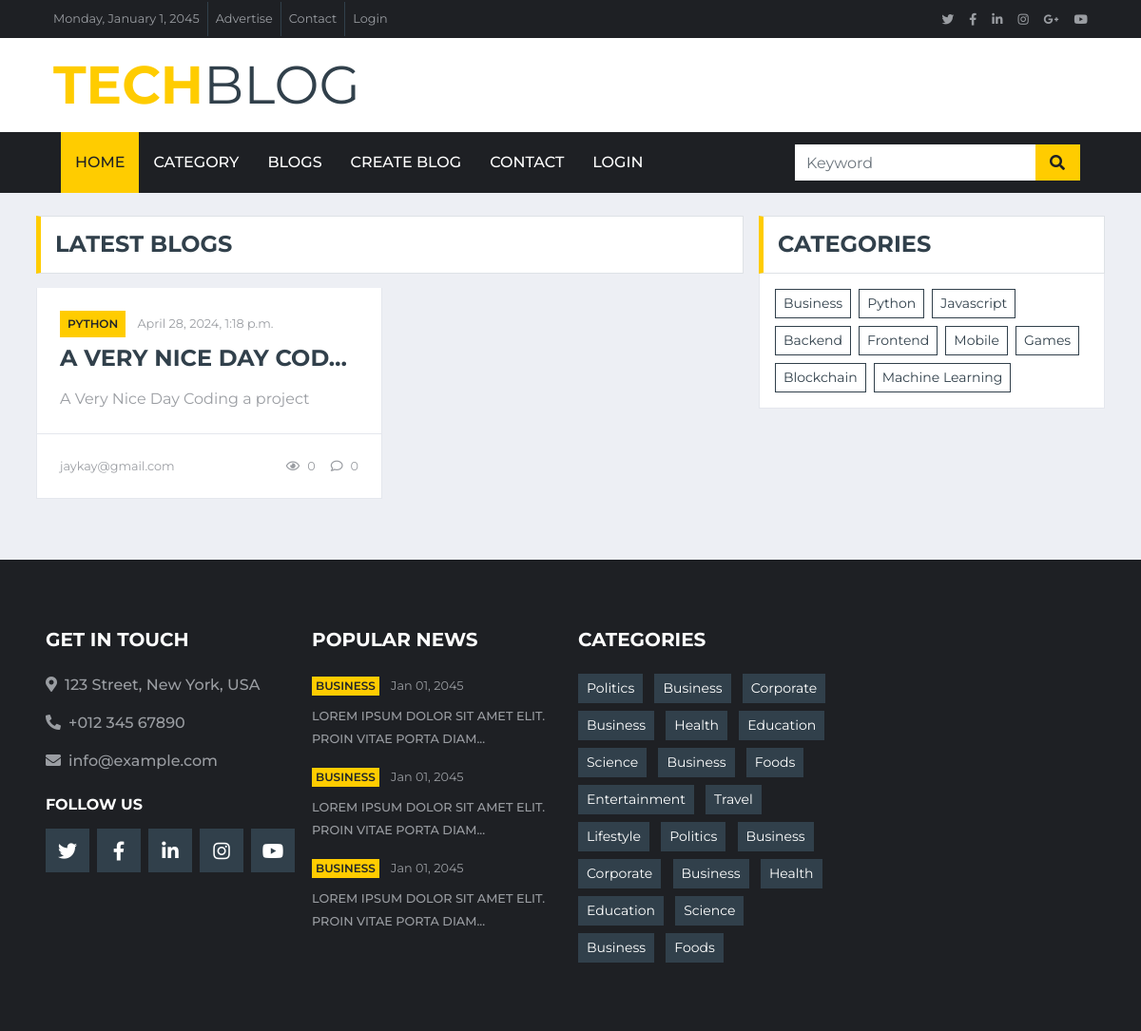
The app's page /blogs/ with its own data.
### core/models.py (models this page shows, shortened)
class Blog(models.Model):
    author = models.ForeignKey(User, null=True, on_delete=models.SET_NULL)
    title = models.CharField(max_length= 100)
    content = models.TextField()
    category = models.ManyToManyField(Category) #
    image = models.ImageField(null=True, blank=True) # new addition. this field is optional
    views = models.ManyToManyField(User, related_name="views", blank = True)
    date_created = models.DateTimeField(auto_now_add=True)
    date_updated = models.DateTimeField(auto_now=True)

class Category(models.Model):
    name = models.CharField(max_length=100)
    def __str__(self):
        return self.name

class User(AbstractUser):
    username = None
    email = models.EmailField("email", unique=True)
    USERNAME_FIELD = "email"
    REQUIRED_FIELDS = []
    objects = UserManager()
    def __str__(self):
        return self.email

### core/views.py (the view)
# urls.py: path("blogs/",views.ListBlogView.as_view(),name= "blogs"),
class ListBlogView(ListView):
    model = Blog
    template_name = "blogs.html"
    def get_context_data(self, **kwargs: Any):
        context = super().get_context_data(**kwargs)
        categories = Category.objects.all()
        context["categories"] = categories
        return context # return the modified context
    def get_queryset(self):
        return Blog.objects.all().order_by("-date_created")

### core/templates/blogs.html
{% extends 'base.html' %}
{% load static %}
{% block content %}
    <div class="container-fluid">
        <div class="container mt-4">
            <div class="row">
                <div class="col-lg-8">
                    <div class="row">
                        <div class="col-12">
                            <div class="section-title">
                                <h4 class="m-0 text-uppercase font-weight-bold">Latest Blogs</h4>
                            </div>
                        </div>
                        {% for blog in object_list %}
                        <div class="col-lg-6">
                            <div class="position-relative mb-3">
                                <div class="bg-white border border-top-0 p-4">
                                    <div class="mb-2">
                                        <a class="badge badge-primary text-uppercase font-weight-semi-bold p-2 mr-2"
                                            href="">{{blog.category.first}}</a>
                                        <a class="text-body" href=""><small>{{blog.date_created}}</small></a>
                                    </div>
                                    <a class="h4 d-block mb-3 text-secondary text-uppercase font-weight-bold" href="{% url 'blog_details' blog.id %}">
                                        {{blog.title|truncatechars:20}}</a>
                                    <p class="m-0">
                                        {{blog.title|truncatechars:50}}
                                    </p>
                                </div>
                                <div class="d-flex justify-content-between bg-white border border-top-0 p-4">
                                    <div class="d-flex align-items-center">
                                        <small>{{blog.author}}</small>
                                    </div>
                                    <div class="d-flex align-items-center">
                                        <small class="ml-3"><i class="far fa-eye mr-2"></i>{{blog.views.count}}</small>
                                        <small class="ml-3"><i class="far fa-comment mr-2"></i>{{blog.comment_set.count}}</small>
                                    </div>
                                </div>
                            </div>
                        </div>
                        {% endfor %}
                    </div>
                </div>
                <div class="col-lg-4">
                    <div class="mb-3">
                        <div class="section-title mb-0">
                            <h4 class="m-0 text-uppercase font-weight-bold">Categories</h4>
                        </div>
                        <div class="bg-white border border-top-0 p-3">
                            <div class="d-flex flex-wrap m-n1">
                                {% for category in categories %}
                                <a href="" class="btn btn-sm btn-outline-secondary m-1">{{category.name}}</a>
                                {% endfor%}
                            </div>
                        </div>
                    </div>
                </div>
            </div>
        </div>
    </div>
{% endblock %}

### core/templates/base.html (shortened to what this page needs)
{% load static %}
<!DOCTYPE html>
<html lang="en">
<head>
    <link href="https://cdnjs.cloudflare.com/ajax/libs/font-awesome/5.15.0/css/all.min.css" rel="stylesheet">
    <link href="{% static 'lib/owlcarousel/assets/owl.carousel.min.css' %}" rel="stylesheet">
    <link href="{% static 'css/style.css' %}" rel="stylesheet">
</head>
<body>
    <div class="container-fluid d-none d-lg-block">
        <div class="row align-items-center bg-dark px-lg-5">
            <div class="col-lg-9">
                <nav class="navbar navbar-expand-sm bg-dark p-0">
                    <ul class="navbar-nav ml-n2">
                        <li class="nav-item border-right border-secondary">
                            <a class="nav-link text-body small" href="#">Monday, January 1, 2045</a>
                        </li>
                        <li class="nav-item border-right border-secondary">
                            <a class="nav-link text-body small" href="#">Advertise</a>
                        </li>
                        <li class="nav-item border-right border-secondary">
                            <a class="nav-link text-body small" href="{% url 'contact' %}">Contact</a>
                        </li>
                        <li class="nav-item">
                            <a class="nav-link text-body small" href="{% url 'login' %}">Login</a>
                        </li>
                    </ul>
                </nav>
            </div>
            <div class="col-lg-3 text-right d-none d-md-block">
                <nav class="navbar navbar-expand-sm bg-dark p-0">
                    <ul class="navbar-nav ml-auto mr-n2">
                        <li class="nav-item">
                            <a class="nav-link text-body" href="#"><small class="fab fa-twitter"></small></a>
                        </li>
                        <li class="nav-item">
                            <a class="nav-link text-body" href="#"><small class="fab fa-facebook-f"></small></a>
                        </li>
                        <li class="nav-item">
                            <a class="nav-link text-body" href="#"><small class="fab fa-linkedin-in"></small></a>
                        </li>
                        <li class="nav-item">
                            <a class="nav-link text-body" href="#"><small class="fab fa-instagram"></small></a>
                        </li>
                        <li class="nav-item">
                            <a class="nav-link text-body" href="#"><small class="fab fa-google-plus-g"></small></a>
                        </li>
                        <li class="nav-item">
                            <a class="nav-link text-body" href="#"><small class="fab fa-youtube"></small></a>
                        </li>
                    </ul>
                </nav>
            </div>
        </div>
        <div class="row align-items-center bg-white py-3 px-lg-5">
            <div class="col-lg-4">
                <a href="{% url 'index' %}" class="navbar-brand p-0 d-none d-lg-block">
                    <h1 class="m-0 display-4 text-uppercase text-primary">Tech<span class="text-secondary font-weight-normal">Blog</span></h1>
                </a>
            </div>
        </div>
    </div>
    <div class="container-fluid p-0">
        <nav class="navbar navbar-expand-lg bg-dark navbar-dark py-2 py-lg-0 px-lg-5">
            <div class="collapse navbar-collapse justify-content-between px-0 px-lg-3" id="navbarCollapse">
                <div class="navbar-nav mr-auto py-0">
                    <a href="{% url 'index' %}" class="nav-item nav-link active">Home</a>
                    <a href="category.html" class="nav-item nav-link">Category</a>
                    <a href="{% url 'blogs' %}" class="nav-item nav-link">Blogs</a>
                    <a href="{% url 'blog_create' %}" class="nav-item nav-link">Create Blog</a>
                    <a href="{% url 'contact' %}" class="nav-item nav-link">Contact</a>
                    <div class="nav-item dropdown">
                        {% if request.user.is_authenticated %}
                        <a href="#" class="nav-link dropdown-toggle" data-toggle="dropdown">Account</a>
                        <div class="dropdown-menu rounded-0 m-0">
                            <a href="#" class="dropdown-item">Profile</a>
                            <a href="#" class="dropdown-item">My Blogs</a>
                            <a href="{% url 'logout' %}" class="dropdown-item">Logout</a>
                        </div>
                        {% else %}
                        <a href="{% url 'login' %}" class="nav-item nav-link">Login</a>
                        {% endif %}
                    </div>
                </div>
                <div class="input-group ml-auto d-none d-lg-flex" style="width: 100%; max-width: 300px;">
                    <input type="text" class="form-control border-0" placeholder="Keyword">
                    <div class="input-group-append">
                        <button class="input-group-text bg-primary text-dark border-0 px-3"><i
                                class="fa fa-search"></i></button>
                    </div>
                </div>
            </div>
        </nav>
    </div>
    <div>
        {% block content %}
        {% endblock%}
    </div>
    <div class="container-fluid bg-dark pt-5 px-sm-3 px-md-5 mt-5">
        <div class="row py-4">
            <div class="col-lg-3 col-md-6 mb-5">
                <h5 class="mb-4 text-white text-uppercase font-weight-bold">Get In Touch</h5>
                <p class="font-weight-medium"><i class="fa fa-map-marker-alt mr-2"></i>123 Street, New York, USA</p>
                <p class="font-weight-medium"><i class="fa fa-phone-alt mr-2"></i>+012 345 67890</p>
                <p class="font-weight-medium"><i class="fa fa-envelope mr-2"></i>info@example.com</p>
                <h6 class="mt-4 mb-3 text-white text-uppercase font-weight-bold">Follow Us</h6>
                <div class="d-flex justify-content-start">
                    <a class="btn btn-lg btn-secondary btn-lg-square mr-2" href="#"><i class="fab fa-twitter"></i></a>
                    <a class="btn btn-lg btn-secondary btn-lg-square mr-2" href="#"><i class="fab fa-facebook-f"></i></a>
                    <a class="btn btn-lg btn-secondary btn-lg-square mr-2" href="#"><i class="fab fa-linkedin-in"></i></a>
                    <a class="btn btn-lg btn-secondary btn-lg-square mr-2" href="#"><i class="fab fa-instagram"></i></a>
                    <a class="btn btn-lg btn-secondary btn-lg-square" href="#"><i class="fab fa-youtube"></i></a>
                </div>
            </div>
            <div class="col-lg-3 col-md-6 mb-5">
                <h5 class="mb-4 text-white text-uppercase font-weight-bold">Popular News</h5>
                <div class="mb-3">
                    <div class="mb-2">
                        <a class="badge badge-primary text-uppercase font-weight-semi-bold p-1 mr-2" href="">Business</a>
                        <a class="text-body" href=""><small>Jan 01, 2045</small></a>
                    </div>
                    <a class="small text-body text-uppercase font-weight-medium" href="">Lorem ipsum dolor sit amet elit. Proin vitae porta diam...</a>
                </div>
                <div class="mb-3">
                    <div class="mb-2">
                        <a class="badge badge-primary text-uppercase font-weight-semi-bold p-1 mr-2" href="">Business</a>
                        <a class="text-body" href=""><small>Jan 01, 2045</small></a>
                    </div>
                    <a class="small text-body text-uppercase font-weight-medium" href="">Lorem ipsum dolor sit amet elit. Proin vitae porta diam...</a>
                </div>
                <div class="">
                    <div class="mb-2">
                        <a class="badge badge-primary text-uppercase font-weight-semi-bold p-1 mr-2" href="">Business</a>
                        <a class="text-body" href=""><small>Jan 01, 2045</small></a>
                    </div>
                    <a class="small text-body text-uppercase font-weight-medium" href="">Lorem ipsum dolor sit amet elit. Proin vitae porta diam...</a>
                </div>
            </div>
            <div class="col-lg-3 col-md-6 mb-5">
                <h5 class="mb-4 text-white text-uppercase font-weight-bold">Categories</h5>
                <div class="m-n1">
                    <a href="" class="btn btn-sm btn-secondary m-1">Politics</a>
                    <a href="" class="btn btn-sm btn-secondary m-1">Business</a>
                    <a href="" class="btn btn-sm btn-secondary m-1">Corporate</a>
                    <a href="" class="btn btn-sm btn-secondary m-1">Business</a>
                    <a href="" class="btn btn-sm btn-secondary m-1">Health</a>
                    <a href="" class="btn btn-sm btn-secondary m-1">Education</a>
                    <a href="" class="btn btn-sm btn-secondary m-1">Science</a>
                    <a href="" class="btn btn-sm btn-secondary m-1">Business</a>
                    <a href="" class="btn btn-sm btn-secondary m-1">Foods</a>
                    <a href="" class="btn btn-sm btn-secondary m-1">Entertainment</a>
                    <a href="" class="btn btn-sm btn-secondary m-1">Travel</a>
                    <a href="" class="btn btn-sm btn-secondary m-1">Lifestyle</a>
                    <a href="" class="btn btn-sm btn-secondary m-1">Politics</a>
                    <a href="" class="btn btn-sm btn-secondary m-1">Business</a>
                    <a href="" class="btn btn-sm btn-secondary m-1">Corporate</a>
                    <a href="" class="btn btn-sm btn-secondary m-1">Business</a>
                    <a href="" class="btn btn-sm btn-secondary m-1">Health</a>
                    <a href="" class="btn btn-sm btn-secondary m-1">Education</a>
                    <a href="" class="btn btn-sm btn-secondary m-1">Science</a>
                    <a href="" class="btn btn-sm btn-secondary m-1">Business</a>
                    <a href="" class="btn btn-sm btn-secondary m-1">Foods</a>
                </div>
            </div>
        </div>
    </div>
</body>
</html>

### records on screen
Blog: category.first "PYTHON", date_created "April 28, 2024, 1:18 p.m.", title "A VERY NICE DAY COD…", title "A Very Nice Day Coding a project", author "jaykay@gmail.com", views.count "0", comment_set.count "0"
Category: name "Business"
Category: name "Python"
Category: name "Javascript"
Category: name "Backend"
Category: name "Frontend"
Category: name "Mobile"
Category: name "Games"
Category: name "Blockchain"
Category: name "Machine Learning"
